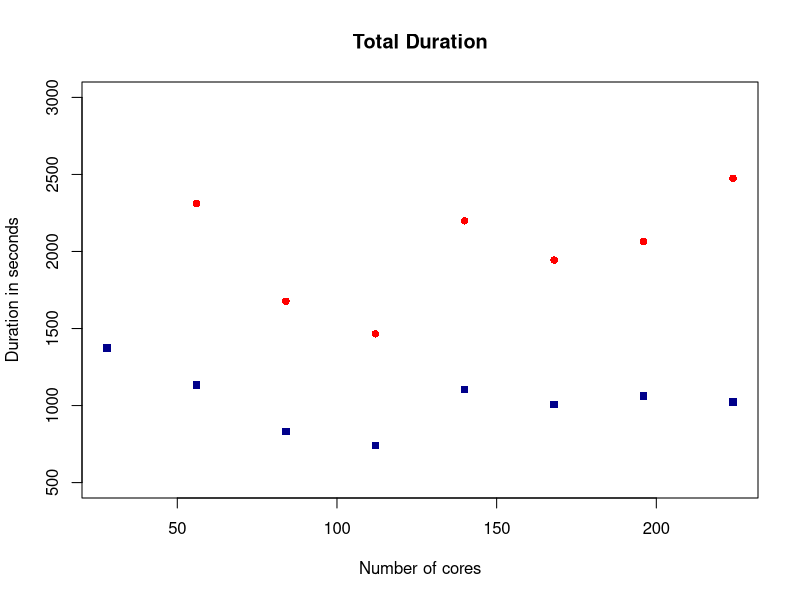
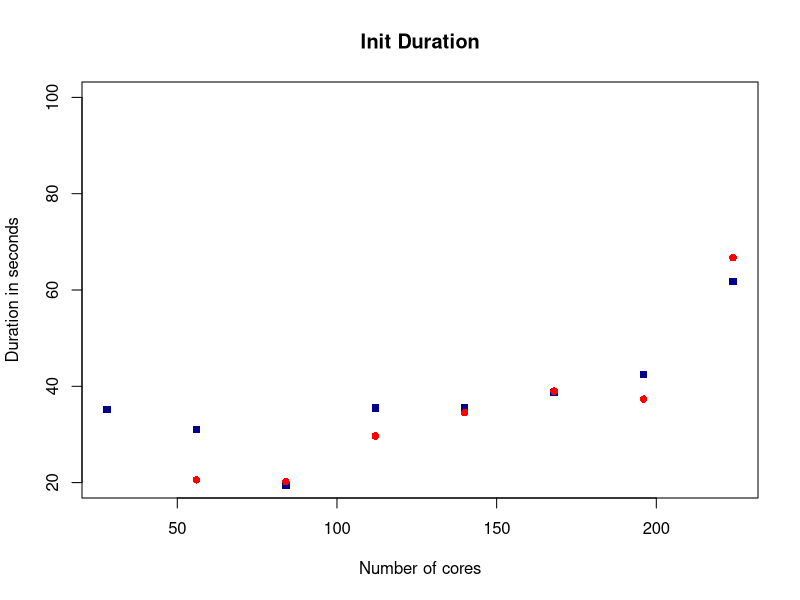
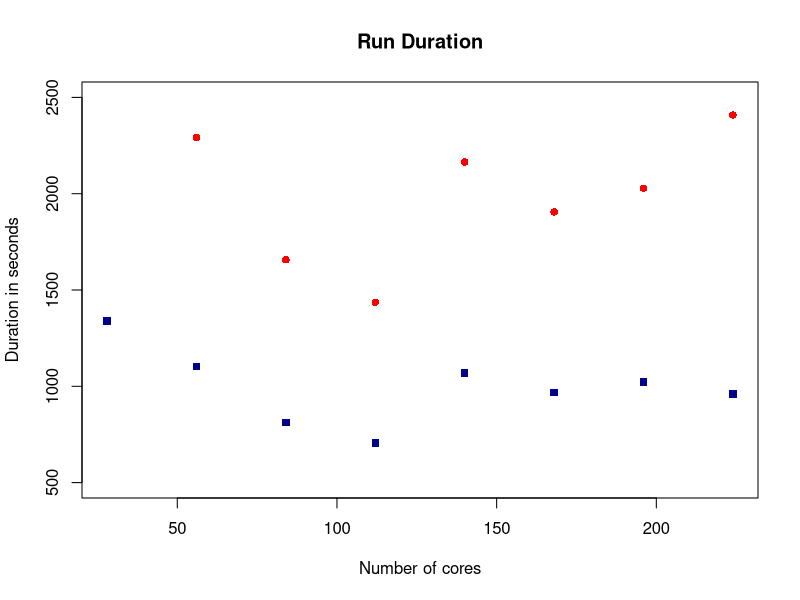
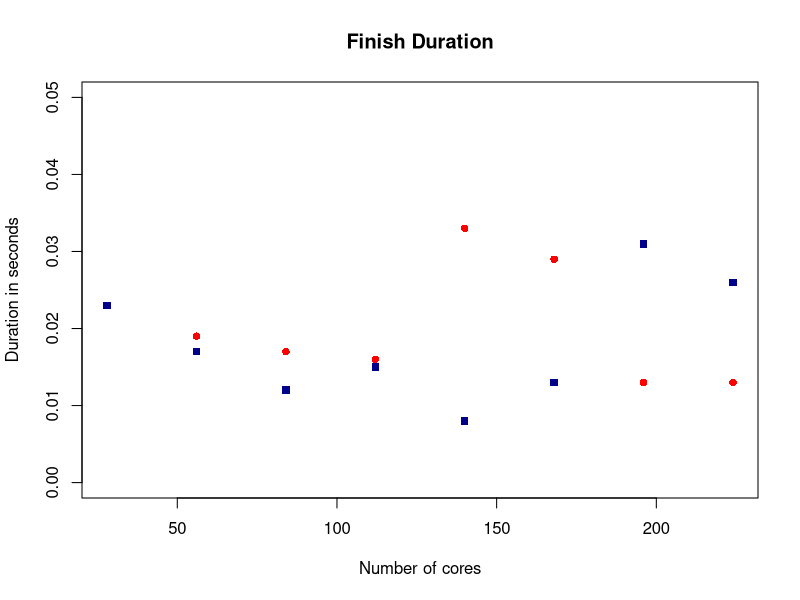
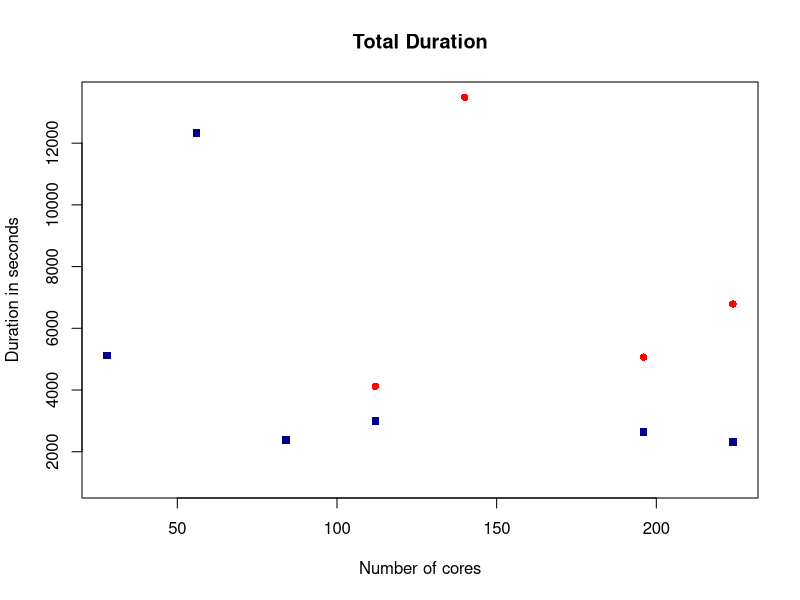
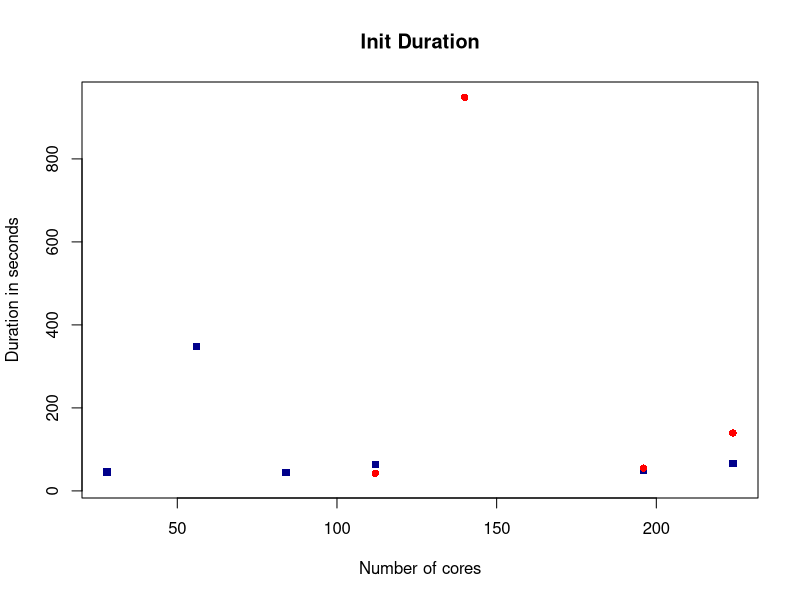
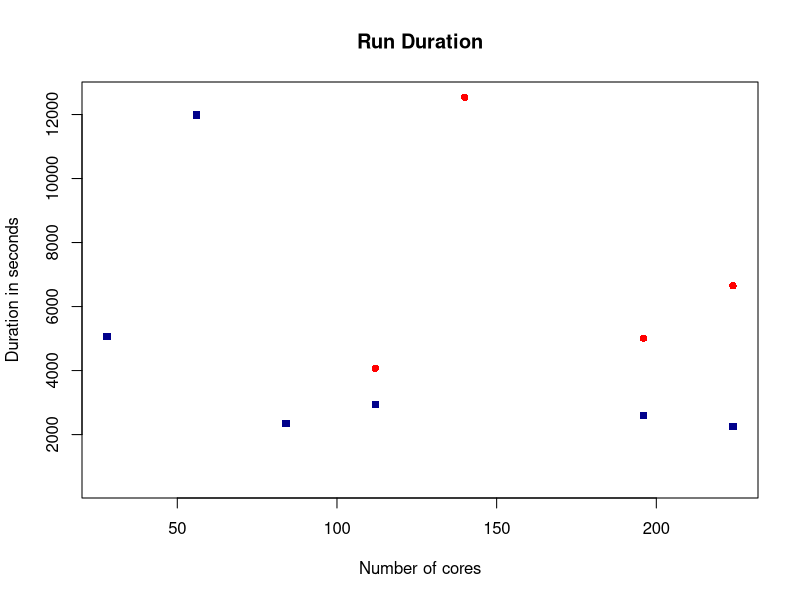
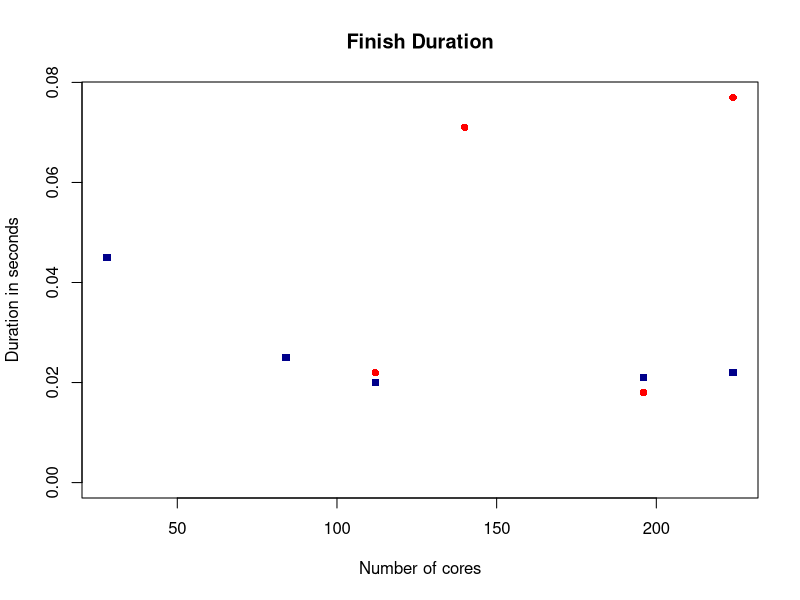

Write the R code that produced these figures, in order.
# Profiling data CESM 1

#-------------------------------------------------------------------------------------------#
# Content of case data:
# case:     Name of case
# tagged:   Tagged mechanism (0=NO/1=YES)
# cores:    Number of cores
# ndays:    Number of simulated days
# dur_init: Duration of initialization [s]
# dur_run:  Duration of run [s]
# dur_fin:  Duration of finalization
# duration_tot: Duration of total computation [s]
# cost:     Model cost [pe-hrs/simulated_yrs]
# throughput: Throughput of [simulation simulated_yrs/day]
# ID:       Starting time
#
# Combining the case and the starting time gives the unique identifier for each run.
# Eg.: test_190515_1 and 101006 means that the relevant files for that run are marked with 101006
# data array name: 
# run_AABBCC with AA run ID (01-04), BB cores, CC ndays
#--------------------------------------------------------------------------------------------#

run_015601 <- c("test_190515_1", 1, 56, 1, 407.483, 2810.483, 0.114, (407.483+2810.483+0.114), 15957.30, 0.08, "100256")
run_015605 <- c("test_190515_1", 1, 56, 5, 348.113, 11986.458, 0.084, (348.113+11986.458+0.084), 13611.29, 0.10 , "112230")
run_018405 <- c("test_190515_1", 1, 84, 5, 43.779, 2342.394, 0.025, (43.779+2342.394+0.025), 3989.88, 0.51, "160758")
run_0111205 <- c("test_190515_1", 1, 112, 5, 64.100, 2934.124, 0.020, (64.100+2934.124+0.020), 6663.72, 0.40, "095004")
run_0111210 <- c("test_190515_1", 1, 112, 10, 42.054, 4073.074, 0.022, (42.054+4073.074+0.022), 4625.20, 0.58, "123658")
run_0114010 <- c("test_190515_1", 1, 140, 10, 948.187, 12534.565, 0.071, (948.187+12534.565+0.071), 17792.12, 0.19, "113255")
run_0122410 <- c("test_190515_1", 1, 224, 10, 139.575, 6648.940, 0.077, (139.575+6648.940+0.077), 15100.48, 0.36, "115631")
run_0122405 <- c("test_190515_1", 1, 224, 5, 66.299, 2256.704, 0.022, (66.299+2256.704+0.022), 10250.45, 0.52, "094444")
run_0122401 <- c("test_190515_1", 1, 224, 1, 56.616, 512.651, 0.018, (56.616+512.651+0.018), 11642.87, 0.46, "103838")
run_0119610 <- c("test_190515_1", 1, 196, 10, 54.925, 5009.043, 0.018, (54.925+5009.043+0.018), 9954.08, 0.47, "111813")
run_0119605 <- c("test_190515_1", 1, 196, 5, 50.167, 2591.286, 0.021, (50.167+2591.286+0.021), 10298.92, 0.46, "204830")
run_0119601 <- c("test_190515_1", 1, 196, 1, 51.437, 550.663, 0.035, (51.437+550.663+0.035), 10942.89, 0.43, "214334")
run_012805 <- c("test_190515_1", 1, 28, 5, 46.053, 5067.374, 0.045, (46.053+5067.374+0.045), 2877.14, 0.23, "113921")

run_025601 <- c("test_190515_2", 0, 56, 1, 35.345, 225.224, 0.018, (35.345+225.224+0.018), 1278.77, 1.05, "101006")
run_025605 <- c("test_190515_2", 0, 56, 5, 31.013, 1103.814, 0.017, (31.013+1103.814+0.017), 1253.44 , 1.07, "105339")
run_028405 <- c("test_190515_2", 0, 84, 5, 78.896, 1553.196, 0.020, (78.896+1553.196+0.020), 2645.61, 0.76, "093632")
run_0211205 <- c("test_190515_2", 0, 112, 5, 35.486, 704.287, 0.015, ( 35.486+704.287+0.015), 1599.51, 1.86, "113246")
run_0211210 <- c("test_190515_2", 0, 112, 10, 29.676, 1435.667, 0.016, ( 29.676+1435.667+0.016), 1630.28, 1.65, "120848")
run_022801 <- c("test_190515_2", 0, 28, 1, 22.505, 304.565, 0.022, (22.505+304.565+ 0.022), 864.63, 0.78, "112213" )
run_022805 <- c("test_190515_2", 0, 28, 5, 35.214, 1337.747, 0.023, ( 35.214+1337.747+0.023), 759.54, 0.88, "115727")
run_0222410<- c("test_190515_2", 0, 224, 10,  66.701,  2408.698, 0.013, (66.701+2408.698+0.013), 5470.42,  0.98, "155302")
run_0222405 <- c("test_190515_2", 0, 224, 5, 61.807, 960.428, 0.026, (61.807+960.428+0.026), 4362.48, 1.23, "164356")
run_0219605 <- c("test_190515_2", 0, 196, 5, 42.476, 1021.120, 0.031, (42.476+1021.120+0.031), 4058.39, 1.16, "202752")
run_0219610 <- c("test_190515_2", 0, 196, 10, 37.347, 2028.238, 0.013, (37.347+2028.238+0.013), 4030.56, 1.17, "225842")
run_0216810 <- c("test_190515_2", 0, 168, 10, 38.995, 1905.249, 0.029, (38.995+1905.249+ 0.029),  3245.27, 1.24, "100705")
run_0216805 <- c("test_190515_2", 0, 168, 5, 38.675, 967.417, 0.013, (38.675+ 967.417+ 0.013), 3295.67, 1.22, "105507")
run_0214005 <- c("test_190515_2", 0, 140, 5, 35.456, 1069.512, 0.008, (35.456+1069.512+ 0.008), 3036.22, 1.11, "112847")
run_0214010 <- c("test_190515_2", 0, 140, 10, 34.518, 2164.423, 0.033, ( 34.518+2164.423+0.033), 3072.28, 1.09, "115041")
run_028410 <- c("test_190515_2", 0, 84, 10, 20.210, 1657.025, 0.017, (20.210+1657.025+ 0.017), 1411.23, 1.43, "135839")
run_028405_2 <- c("test_190515_2", 0, 84, 5, 19.495, 811.968, 0.012, (19.495+811.968+0.012), 1383.05, 1.46, "143315")
run_025610 <- c("test_190515_2", 0, 56, 10, 20.580, 2291.347, 0.019, (20.580+2291.347+0.019), 1300.98, 1.03, "150757")

row.names <- c("Case", "Tagged", "Cores", "NDays", "Dur_init", "Dur_run", "Dur_fin", 
                  "Duration_tot", "Cost", "Throughput", "ID")

# tagged runs
prof_data_tagged <- array(c(run_015601, run_015605, run_018405, run_0111205, run_0111210, 
                            run_0114010, run_0122410, run_0122405, run_0122401, run_0119610,
                            run_0119605,  run_0119601, run_012805)
                          , dim = c(length(run_0111205), 13, 1))
`row.names<-`(prof_data_tagged, row.names)
# No tags 
prof_data_not <- array(c(run_025601, run_025605, run_028405_2, run_0211205, run_0211210,
                         run_022801, run_022805, run_0222410, run_0222405, run_0219605, 
                         run_0219610, run_0216810, run_0216805, run_0214005, run_0214010,
                         run_028410, run_025610),
                       dim = c(length(run_0211205),17,1))
`row.names<-`(prof_data_not, row.names)

# Conversion to data frame
prof_tagged_df <- data.frame(Case=as.character(prof_data_tagged[1,,1]),
                                Tagged=as.numeric(prof_data_tagged[2,,1]),
                                Cores=as.numeric(prof_data_tagged[3,,1]),
                                NDays=as.numeric(prof_data_tagged[4,,1]),
                                Dur_init=as.numeric(prof_data_tagged[5,,1]),
                                Dur_run=as.numeric(prof_data_tagged[6,,1]),
                                Dur_fin=as.numeric(prof_data_tagged[7,,1]),
                                Dur_tot=as.numeric(prof_data_tagged[8,,1]),
                                Cost=as.numeric(prof_data_tagged[9,,1]),
                                Throughput=as.numeric(prof_data_tagged[10,,1]),
                                ID=as.character(prof_data_tagged[11,,1]),
                                stringsAsFactors=FALSE)
# no tags
prof_not_df <- data.frame(Case=as.character(prof_data_not[1,,1]),
                             Tagged=as.numeric(prof_data_not[2,,1]),
                             Cores=as.numeric(prof_data_not[3,,1]),
                             NDays=as.numeric(prof_data_not[4,,1]),
                             Dur_init=as.numeric(prof_data_not[5,,1]),
                             Dur_run=as.numeric(prof_data_not[6,,1]),
                             Dur_fin=as.numeric(prof_data_not[7,,1]),
                             Dur_tot=as.numeric(prof_data_not[8,,1]),
                             Cost=as.numeric(prof_data_not[9,,1]),
                             Throughput=as.numeric(prof_data_not[10,,1]),
                             ID=as.character(prof_data_not[11,,1]),
                             stringsAsFactors=FALSE)

ndays5_tag <- subset(prof_tagged_df, NDays == 5 )
ndays10_tag <- subset(prof_tagged_df, NDays == 10)

ndays5_notag <- subset(prof_not_df, NDays == 5 )
ndays10_notag <- subset(prof_not_df, NDays == 10)

#### PLOTS ####-------------------------------------------------------------------------

# Total duration
plot(ndays5_notag$Cores, ndays5_notag$Dur_tot, pch=15, type = "p", col="darkblue", ylim=c(500, 3000),
     main="Total Duration", xlab="Number of cores", ylab="Duration in seconds")
points(ndays10_notag$Cores, ndays10_notag$Dur_tot, pch=16, type = "p", col="red")

# Init duration
plot(ndays5_notag$Cores, ndays5_notag$Dur_init, pch=15, type = "p", col="darkblue", ylim=c(20, 100),
     main="Init Duration", xlab="Number of cores", ylab="Duration in seconds")
points(ndays10_notag$Cores, ndays10_notag$Dur_init, pch=16, type = "p", col="red")

# Run duration
plot(ndays5_notag$Cores, ndays5_notag$Dur_run, pch=15, type = "p", col="darkblue", ylim=c(500, 2500),
     main="Run Duration", xlab="Number of cores", ylab="Duration in seconds")
points(ndays10_notag$Cores, ndays10_notag$Dur_run, pch=16, type = "p", col="red")

# Fin duration
plot(ndays5_notag$Cores, ndays5_notag$Dur_fin, pch=15, type = "p", col="darkblue", ylim=c(0, 0.05),
     main="Finish Duration", xlab="Number of cores", ylab="Duration in seconds")
points(ndays10_notag$Cores, ndays10_notag$Dur_fin, pch=16, type = "p", col="red")

## TAGGED ####--------------------------------------------------------------------
# Total duration
plot(ndays5_tag$Cores, ndays5_tag$Dur_tot, pch=15, type = "p", col="darkblue", ylim=c(1000, max(ndays10_tag$Dur_tot)),
     main="Total Duration", xlab="Number of cores", ylab="Duration in seconds")
points(ndays10_tag$Cores, ndays10_tag$Dur_tot, pch=16, type = "p", col="red")

# Init duration
plot(ndays5_tag$Cores, ndays5_tag$Dur_init, pch=15, type = "p", col="darkblue", ylim=c(20, max(ndays10_tag$Dur_init)),
     main="Init Duration", xlab="Number of cores", ylab="Duration in seconds")
points(ndays10_tag$Cores, ndays10_tag$Dur_init, pch=16, type = "p", col="red")

# Run duration
plot(ndays5_tag$Cores, ndays5_tag$Dur_run, pch=15, type = "p", col="darkblue", ylim=c(500, max(ndays10_tag$Dur_run)),
     main="Run Duration", xlab="Number of cores", ylab="Duration in seconds")
points(ndays10_tag$Cores, ndays10_tag$Dur_run, pch=16, type = "p", col="red")

# Fin duration
plot(ndays5_tag$Cores, ndays5_tag$Dur_fin, pch=15, type = "p", col="darkblue", ylim=c(0, max(ndays10_tag$Dur_fin)),
     main="Finish Duration", xlab="Number of cores", ylab="Duration in seconds")
points(ndays10_tag$Cores, ndays10_tag$Dur_fin, pch=16, type = "p", col="red")
